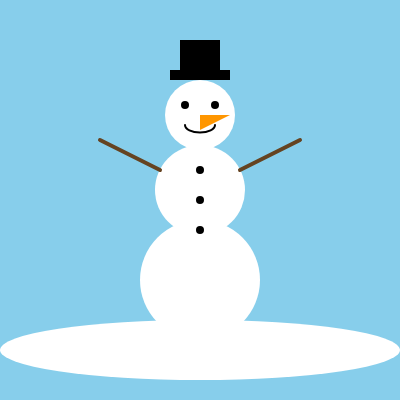
Frame 1 (no input)
Frame 60 (no input): identical to frame 1, image omitted
Frame 120 (the mouse pressed at the canvas centre since frame 60): identical to frame 1, image omitted

The p5.js sketch that drew this single still picture (run headless with seeded random() and noise() and a simulated clock; from frame 60 on, the mouse is pressed at the canvas centre):

// p5.js sketch
// ── sketch.js
// ☃ ПРОСТОЙ СНЕГОВИК
// Добавь пальцы

function setup() {
  createCanvas(400, 400);
}

function draw() {
  background(135, 206, 235); // Голубое небо

  // Снеговик
  fill(255);
  noStroke();

  // Тело (три круга)
  ellipse(200, 280, 120, 120); // Низ
  ellipse(200, 190, 90, 90); // Середина
  ellipse(200, 115, 70, 70); // Голова

  // Глаза
  fill(0);
  ellipse(185, 105, 8, 8);
  ellipse(215, 105, 8, 8);

  // Нос-морковка
  fill(255, 150, 0);
  triangle(200, 115, 230, 115, 200, 130);

  // Пуговицы
  fill(0);
  ellipse(200, 170, 8, 8);
  ellipse(200, 200, 8, 8);
  ellipse(200, 230, 8, 8);

  // Шляпа
  fill(0);
  rect(170, 70, 60, 10);
  rect(180, 40, 40, 30);

  // Руки-палки
  stroke(101, 67, 33);
  strokeWeight(4);
  line(160, 170, 100, 140);
  line(240, 170, 300, 140);

  // Улыбка (просто линия)
  noFill();
  stroke(0);
  strokeWeight(2);
  arc(200, 125, 30, 15, 0, PI);

  // Простой снег на земле
  noStroke();
  fill(255);
  ellipse(200, 350, 400, 60);
}
